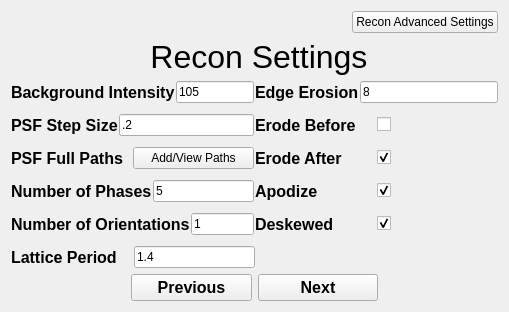
        <widget class="QWidget" name="simReconRecon">
         <attribute name="title">
          <string>Recon</string>
         </attribute>
         <layout class="QGridLayout" name="gridLayout_8" rowstretch="2,10,1">
          <item row="0" column="0">
           <layout class="QVBoxLayout" name="verticalLayout_17">
            <item>
             <layout class="QHBoxLayout" name="horizontalLayout_142" stretch="4,1">
              <item>
               <spacer name="horizontalSpacer_21">
                <property name="orientation">
                 <enum>Qt::Horizontal</enum>
                </property>
                <property name="sizeHint" stdset="0">
                 <size>
                  <width>40</width>
                  <height>20</height>
                 </size>
                </property>
               </spacer>
              </item>
              <item>
               <widget class="QPushButton" name="simReconReconAdvancedSettingsButton">
                <property name="text">
                 <string>Recon Advanced Settings</string>
                </property>
               </widget>
              </item>
             </layout>
            </item>
            <item>
             <layout class="QHBoxLayout" name="horizontalLayout_141">
              <item>
               <widget class="QLabel" name="simReconReconSettingsLabel">
                <property name="font">
                 <font>
                  <pointsize>24</pointsize>
                 </font>
                </property>
                <property name="text">
                 <string> Recon Settings</string>
                </property>
                <property name="alignment">
                 <set>Qt::AlignHCenter|Qt::AlignTop</set>
                </property>
               </widget>
              </item>
             </layout>
            </item>
           </layout>
          </item>
          <item row="1" column="0">
           <layout class="QVBoxLayout" name="verticalLayout_18">
            <property name="spacing">
             <number>1</number>
            </property>
            <item>
             <layout class="QHBoxLayout" name="horizontalLayout_143" stretch="1,1">
              <item>
               <layout class="QHBoxLayout" name="horizontalLayout_53">
                <item>
                 <widget class="QLabel" name="simReconBackgroundIntensityLabel">
                  <property name="font">
                   <font>
                    <pointsize>12</pointsize>
                    <bold>true</bold>
                   </font>
                  </property>
                  <property name="text">
                   <string>Background Intensity</string>
                  </property>
                 </widget>
                </item>
                <item>
                 <widget class="QLineEdit" name="simReconBackgroundIntensityLineEdit">
                  <property name="text">
                   <string>105</string>
                  </property>
                 </widget>
                </item>
               </layout>
              </item>
              <item>
               <layout class="QHBoxLayout" name="horizontalLayout_55">
                <item>
                 <widget class="QLabel" name="simReconEdgeErosionLabel">
                  <property name="font">
                   <font>
                    <pointsize>12</pointsize>
                    <bold>true</bold>
                   </font>
                  </property>
                  <property name="text">
                   <string>Edge Erosion</string>
                  </property>
                 </widget>
                </item>
                <item>
                 <widget class="QLineEdit" name="simReconEdgeErosionLineEdit">
                  <property name="text">
                   <string>8</string>
                  </property>
                 </widget>
                </item>
               </layout>
              </item>
             </layout>
            </item>
            <item>
             <spacer name="verticalSpacer_38">
              <property name="orientation">
               <enum>Qt::Vertical</enum>
              </property>
              <property name="sizeType">
               <enum>QSizePolicy::Preferred</enum>
              </property>
              <property name="sizeHint" stdset="0">
               <size>
                <width>20</width>
                <height>10</height>
               </size>
              </property>
             </spacer>
            </item>
            <item>
             <layout class="QHBoxLayout" name="horizontalLayout_144" stretch="1,1">
              <item>
               <layout class="QHBoxLayout" name="horizontalLayout_61">
                <item>
                 <widget class="QLabel" name="simReconDZPSFLabel">
                  <property name="font">
                   <font>
                    <pointsize>12</pointsize>
                    <bold>true</bold>
                   </font>
                  </property>
                  <property name="text">
                   <string>PSF Step Size</string>
                  </property>
                 </widget>
                </item>
                <item>
                 <widget class="QLineEdit" name="simReconDZPSFLineEdit">
                  <property name="text">
                   <string>.2</string>
                  </property>
                 </widget>
                </item>
               </layout>
              </item>
              <item>
               <layout class="QHBoxLayout" name="horizontalLayout_131">
                <item>
                 <widget class="QLabel" name="simReconErodeBeforeLabel">
                  <property name="font">
                   <font>
                    <pointsize>12</pointsize>
                    <bold>true</bold>
                   </font>
                  </property>
                  <property name="text">
                   <string>Erode Before</string>
                  </property>
                 </widget>
                </item>
                <item>
                 <widget class="QCheckBox" name="simReconErodeBeforeCheckBox">
                  <property name="enabled">
                   <bool>true</bool>
                  </property>
                  <property name="autoFillBackground">
                   <bool>false</bool>
                  </property>
                  <property name="text">
                   <string/>
                  </property>
                  <property name="checked">
                   <bool>false</bool>
                  </property>
                 </widget>
                </item>
               </layout>
              </item>
             </layout>
            </item>
            <item>
             <spacer name="verticalSpacer_37">
              <property name="orientation">
               <enum>Qt::Vertical</enum>
              </property>
              <property name="sizeType">
               <enum>QSizePolicy::Preferred</enum>
              </property>
              <property name="sizeHint" stdset="0">
               <size>
                <width>20</width>
                <height>10</height>
               </size>
              </property>
             </spacer>
            </item>
            <item>
             <layout class="QHBoxLayout" name="horizontalLayout_145" stretch="1,1">
              <item>
               <layout class="QHBoxLayout" name="horizontalLayout_57">
                <item>
                 <widget class="QLabel" name="simReconPsfFullPathsLabel">
                  <property name="font">
                   <font>
                    <pointsize>12</pointsize>
                    <bold>true</bold>
                   </font>
                  </property>
                  <property name="text">
                   <string>PSF Full Paths</string>
                  </property>
                 </widget>
                </item>
                <item>
                 <widget class="QPushButton" name="simReconPsfFullAddPathsButton">
                  <property name="text">
                   <string>Add/View Paths</string>
                  </property>
                 </widget>
                </item>
               </layout>
              </item>
              <item>
               <layout class="QHBoxLayout" name="horizontalLayout_132">
                <item>
                 <widget class="QLabel" name="simReconErodeAfterLabel">
                  <property name="font">
                   <font>
                    <pointsize>12</pointsize>
                    <bold>true</bold>
                   </font>
                  </property>
                  <property name="text">
                   <string>Erode After</string>
                  </property>
                 </widget>
                </item>
                <item>
                 <widget class="QCheckBox" name="simReconErodeAfterCheckBox">
                  <property name="autoFillBackground">
                   <bool>false</bool>
                  </property>
                  <property name="text">
                   <string/>
                  </property>
                  <property name="checked">
                   <bool>true</bool>
                  </property>
                 </widget>
                </item>
               </layout>
              </item>
             </layout>
            </item>
            <item>
             <spacer name="verticalSpacer_36">
              <property name="orientation">
               <enum>Qt::Vertical</enum>
              </property>
              <property name="sizeType">
               <enum>QSizePolicy::Preferred</enum>
              </property>
              <property name="sizeHint" stdset="0">
               <size>
                <width>20</width>
                <height>10</height>
               </size>
              </property>
             </spacer>
            </item>
            <item>
             <layout class="QHBoxLayout" name="horizontalLayout_146" stretch="1,1">
              <item>
               <layout class="QHBoxLayout" name="horizontalLayout_60">
                <item>
                 <widget class="QLabel" name="simReconNPhasesLabel">
                  <property name="font">
                   <font>
                    <pointsize>12</pointsize>
                    <bold>true</bold>
                   </font>
                  </property>
                  <property name="text">
                   <string>Number of Phases</string>
                  </property>
                 </widget>
                </item>
                <item>
                 <widget class="QLineEdit" name="simReconNPhasesLineEdit">
                  <property name="text">
                   <string>5</string>
                  </property>
                 </widget>
                </item>
               </layout>
              </item>
              <item>
               <layout class="QHBoxLayout" name="horizontalLayout_133">
                <item>
                 <widget class="QLabel" name="simReconApodizeLabel">
                  <property name="font">
                   <font>
                    <pointsize>12</pointsize>
                    <bold>true</bold>
                   </font>
                  </property>
                  <property name="text">
                   <string>Apodize</string>
                  </property>
                 </widget>
                </item>
                <item>
                 <widget class="QCheckBox" name="simReconApodizeCheckBox">
                  <property name="autoFillBackground">
                   <bool>false</bool>
                  </property>
                  <property name="text">
                   <string/>
                  </property>
                  <property name="checked">
                   <bool>true</bool>
                  </property>
                 </widget>
                </item>
               </layout>
              </item>
             </layout>
            </item>
            <item>
             <spacer name="verticalSpacer_35">
              <property name="orientation">
               <enum>Qt::Vertical</enum>
              </property>
              <property name="sizeType">
               <enum>QSizePolicy::Preferred</enum>
              </property>
              <property name="sizeHint" stdset="0">
               <size>
                <width>20</width>
                <height>10</height>
               </size>
              </property>
             </spacer>
            </item>
            <item>
             <layout class="QHBoxLayout" name="horizontalLayout_147" stretch="1,1">
              <item>
               <layout class="QHBoxLayout" name="horizontalLayout_129" stretch="1,1">
                <item>
                 <widget class="QLabel" name="simReconNOrientationsLabel">
                  <property name="font">
                   <font>
                    <pointsize>12</pointsize>
                    <bold>true</bold>
                   </font>
                  </property>
                  <property name="text">
                   <string>Number of Orientations</string>
                  </property>
                 </widget>
                </item>
                <item>
                 <widget class="QLineEdit" name="simReconNOrientationsLineEdit">
                  <property name="text">
                   <string>1</string>
                  </property>
                 </widget>
                </item>
               </layout>
              </item>
              <item>
               <layout class="QHBoxLayout" name="horizontalLayout_134">
                <item>
                 <widget class="QLabel" name="simReconDeskewedLabel">
                  <property name="font">
                   <font>
                    <pointsize>12</pointsize>
                    <bold>true</bold>
                   </font>
                  </property>
                  <property name="text">
                   <string>Deskewed</string>
                  </property>
                 </widget>
                </item>
                <item>
                 <widget class="QCheckBox" name="simReconDeskewedCheckBox">
                  <property name="autoFillBackground">
                   <bool>false</bool>
                  </property>
                  <property name="text">
                   <string/>
                  </property>
                  <property name="checked">
                   <bool>true</bool>
                  </property>
                 </widget>
                </item>
               </layout>
              </item>
             </layout>
            </item>
            <item>
             <spacer name="verticalSpacer_34">
              <property name="orientation">
               <enum>Qt::Vertical</enum>
              </property>
              <property name="sizeType">
               <enum>QSizePolicy::Preferred</enum>
              </property>
              <property name="sizeHint" stdset="0">
               <size>
                <width>20</width>
                <height>10</height>
               </size>
              </property>
             </spacer>
            </item>
            <item>
             <layout class="QHBoxLayout" name="horizontalLayout_148">
              <item>
               <layout class="QHBoxLayout" name="horizontalLayout_130" stretch="1,1">
                <item>
                 <widget class="QLabel" name="simReconLatticePeriodLabel">
                  <property name="font">
                   <font>
                    <pointsize>12</pointsize>
                    <bold>true</bold>
                   </font>
                  </property>
                  <property name="text">
                   <string>Lattice Period</string>
                  </property>
                 </widget>
                </item>
                <item>
                 <widget class="QLineEdit" name="simReconLatticePeriodLineEdit">
                  <property name="text">
                   <string>1.4</string>
                  </property>
                 </widget>
                </item>
               </layout>
              </item>
              <item>
               <spacer name="horizontalSpacer_20">
                <property name="orientation">
                 <enum>Qt::Horizontal</enum>
                </property>
                <property name="sizeHint" stdset="0">
                 <size>
                  <width>40</width>
                  <height>20</height>
                 </size>
                </property>
               </spacer>
              </item>
             </layout>
            </item>
           </layout>
          </item>
          <item row="2" column="0">
           <layout class="QHBoxLayout" name="horizontalLayout_149" stretch="1,1,1,1">
            <item>
             <spacer name="horizontalSpacer_58">
              <property name="orientation">
               <enum>Qt::Horizontal</enum>
              </property>
              <property name="sizeHint" stdset="0">
               <size>
                <width>40</width>
                <height>20</height>
               </size>
              </property>
             </spacer>
            </item>
            <item>
             <widget class="QPushButton" name="simReconReconPreviousButton">
              <property name="font">
               <font>
                <pointsize>12</pointsize>
                <bold>true</bold>
               </font>
              </property>
              <property name="text">
               <string>Previous</string>
              </property>
             </widget>
            </item>
            <item>
             <widget class="QPushButton" name="simReconReconNextButton">
              <property name="font">
               <font>
                <pointsize>12</pointsize>
                <bold>true</bold>
               </font>
              </property>
              <property name="text">
               <string>Next</string>
              </property>
             </widget>
            </item>
            <item>
             <spacer name="horizontalSpacer_59">
              <property name="orientation">
               <enum>Qt::Horizontal</enum>
              </property>
              <property name="sizeHint" stdset="0">
               <size>
                <width>40</width>
                <height>20</height>
               </size>
              </property>
             </spacer>
            </item>
           </layout>
          </item>
         </layout>
        </widget>
